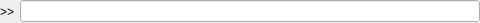
<?xml version="1.0" encoding="UTF-8"?>
<ui version="4.0">
 <class>Form</class>
 <widget class="QWidget" name="Form">
  <property name="geometry">
   <rect>
    <x>0</x>
    <y>0</y>
    <width>480</width>
    <height>23</height>
   </rect>
  </property>
  <property name="windowTitle">
   <string>Form</string>
  </property>
  <layout class="QVBoxLayout" name="verticalLayout">
   <property name="margin">
    <number>0</number>
   </property>
   <item>
    <widget class="QFrame" name="inputFrame">
     <property name="frameShape">
      <enum>QFrame::NoFrame</enum>
     </property>
     <property name="frameShadow">
      <enum>QFrame::Raised</enum>
     </property>
     <layout class="QHBoxLayout" name="horizontalLayout">
      <property name="margin">
       <number>0</number>
      </property>
      <item>
       <widget class="QLabel" name="label">
        <property name="text">
         <string>&gt;&gt;</string>
        </property>
        <property name="buddy">
         <cstring>commandInput</cstring>
        </property>
       </widget>
      </item>
      <item>
       <widget class="CommandLineEdit" name="commandInput">
        <property name="autoFillBackground">
         <bool>true</bool>
        </property>
       </widget>
      </item>
     </layout>
    </widget>
   </item>
  </layout>
  <action name="actionGrep">
   <property name="text">
    <string>Find...</string>
   </property>
   <property name="shortcut">
    <string>Ctrl+F</string>
   </property>
  </action>
  <action name="actionPrint">
   <property name="icon">
    <iconset resource="../../../../resources/nicos-gui.qrc">
     <normaloff>:/print</normaloff>:/print</iconset>
   </property>
   <property name="text">
    <string>&amp;Print...</string>
   </property>
  </action>
  <action name="actionSave">
   <property name="icon">
    <iconset resource="../../../../resources/nicos-gui.qrc">
     <normaloff>:/save</normaloff>:/save</iconset>
   </property>
   <property name="text">
    <string>&amp;Save as...</string>
   </property>
   <property name="shortcut">
    <string>Ctrl+Shift+S</string>
   </property>
  </action>
 </widget>
 <customwidgets>
  <customwidget>
   <class>CommandLineEdit</class>
   <extends>QLineEdit</extends>
   <header>nicos.clients.gui.widgets.lineedit.h</header>
  </customwidget>
 </customwidgets>
 <resources>
  <include location="../../../../resources/nicos-gui.qrc"/>
 </resources>
 <connections/>
</ui>
